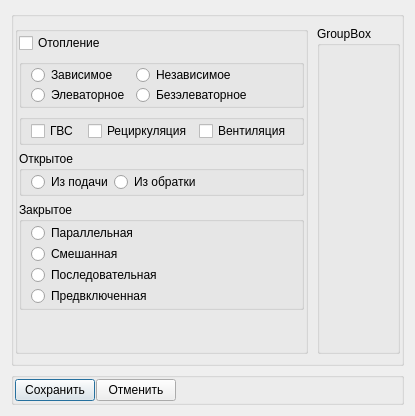
<?xml version="1.0" encoding="UTF-8"?>
<ui version="4.0">
 <class>PotrcxemaDialog</class>
 <widget class="QDialog" name="PotrcxemaDialog">
  <property name="windowTitle">
   <string>Системы теплопотребления</string>
  </property>
  <layout class="QVBoxLayout" name="verticalLayout_2">
   <item>
    <widget class="QGroupBox" name="groupBox_3">
     <property name="sizePolicy">
      <sizepolicy hsizetype="Expanding" vsizetype="Expanding">
       <horstretch>0</horstretch>
       <verstretch>0</verstretch>
      </sizepolicy>
     </property>
     <property name="flat">
      <bool>true</bool>
     </property>
     <layout class="QHBoxLayout">
      <property name="spacing">
       <number>9</number>
      </property>
      <property name="leftMargin">
       <number>1</number>
      </property>
      <property name="topMargin">
       <number>9</number>
      </property>
      <property name="rightMargin">
       <number>1</number>
      </property>
      <property name="bottomMargin">
       <number>9</number>
      </property>
      <item>
       <widget class="QGroupBox" name="groupBox1">
        <property name="sizePolicy">
         <sizepolicy hsizetype="Fixed" vsizetype="Expanding">
          <horstretch>0</horstretch>
          <verstretch>0</verstretch>
         </sizepolicy>
        </property>
        <property name="flat">
         <bool>true</bool>
        </property>
        <layout class="QVBoxLayout" name="gridLayout">
         <property name="leftMargin">
          <number>1</number>
         </property>
         <property name="topMargin">
          <number>1</number>
         </property>
         <property name="rightMargin">
          <number>1</number>
         </property>
         <property name="bottomMargin">
          <number>1</number>
         </property>
         <item>
          <widget class="QCheckBox" name="check_Otopl">
           <property name="text">
            <string>Отопление</string>
           </property>
          </widget>
         </item>
         <item>
          <widget class="QGroupBox" name="groupBox">
           <property name="title">
            <string/>
           </property>
           <layout class="QGridLayout" name="gridLayout">
            <property name="leftMargin">
             <number>9</number>
            </property>
            <property name="topMargin">
             <number>0</number>
            </property>
            <property name="rightMargin">
             <number>9</number>
            </property>
            <property name="bottomMargin">
             <number>0</number>
            </property>
            <property name="horizontalSpacing">
             <number>6</number>
            </property>
            <property name="verticalSpacing">
             <number>0</number>
            </property>
            <item row="0" column="0">
             <widget class="QRadioButton" name="radio_Zavis">
              <property name="text">
               <string>Зависимое</string>
              </property>
              <attribute name="buttonGroup">
               <string notr="true">bg_Zavis</string>
              </attribute>
             </widget>
            </item>
            <item row="3" column="0">
             <widget class="QRadioButton" name="radio_Elevat">
              <property name="text">
               <string>Элеваторное</string>
              </property>
              <attribute name="buttonGroup">
               <string notr="true">bg_Elevat</string>
              </attribute>
             </widget>
            </item>
            <item row="0" column="1">
             <widget class="QRadioButton" name="radio_Nezavis">
              <property name="text">
               <string>Независимое</string>
              </property>
              <attribute name="buttonGroup">
               <string notr="true">bg_Zavis</string>
              </attribute>
             </widget>
            </item>
            <item row="3" column="1">
             <widget class="QRadioButton" name="radio_Bezelevat">
              <property name="text">
               <string>Безэлеваторное</string>
              </property>
              <attribute name="buttonGroup">
               <string notr="true">bg_Elevat</string>
              </attribute>
             </widget>
            </item>
            <item row="0" column="2">
             <spacer name="horizontalSpacer_4">
              <property name="orientation">
               <enum>Qt::Horizontal</enum>
              </property>
              <property name="sizeHint" stdset="0">
               <size>
                <width>40</width>
                <height>20</height>
               </size>
              </property>
             </spacer>
            </item>
           </layout>
          </widget>
         </item>
         <item>
          <widget class="QGroupBox" name="groupBox_2">
           <property name="title">
            <string/>
           </property>
           <property name="flat">
            <bool>true</bool>
           </property>
           <layout class="QHBoxLayout" name="horizontalLayout">
            <property name="topMargin">
             <number>1</number>
            </property>
            <property name="bottomMargin">
             <number>1</number>
            </property>
            <item>
             <widget class="QCheckBox" name="check_Gws">
              <property name="text">
               <string>ГВС</string>
              </property>
             </widget>
            </item>
            <item>
             <widget class="QCheckBox" name="check_Rez">
              <property name="text">
               <string>Рециркуляция</string>
              </property>
             </widget>
            </item>
            <item>
             <widget class="QCheckBox" name="check_Ventil">
              <property name="text">
               <string>Вентиляция</string>
              </property>
             </widget>
            </item>
           </layout>
          </widget>
         </item>
         <item>
          <widget class="QGroupBox" name="group_Static1">
           <property name="title">
            <string>Открытое</string>
           </property>
           <layout class="QHBoxLayout" name="horizontalLayout_4">
            <property name="spacing">
             <number>1</number>
            </property>
            <property name="leftMargin">
             <number>9</number>
            </property>
            <property name="topMargin">
             <number>1</number>
            </property>
            <property name="rightMargin">
             <number>9</number>
            </property>
            <property name="bottomMargin">
             <number>1</number>
            </property>
            <item>
             <widget class="QRadioButton" name="radio_Podacha">
              <property name="text">
               <string>Из подачи</string>
              </property>
              <attribute name="buttonGroup">
               <string notr="true">bg_Podacha</string>
              </attribute>
             </widget>
            </item>

            <item>
             <widget class="QRadioButton" name="radio_Obratka">
              <property name="text">
               <string>Из обратки</string>
              </property>
              <attribute name="buttonGroup">
               <string notr="true">bg_Podacha</string>
              </attribute>
             </widget>
            </item>


            <item>
             <spacer name="horizontalSpacer_3">
              <property name="orientation">
               <enum>Qt::Horizontal</enum>
              </property>
              <property name="sizeHint" stdset="0">
               <size>
                <width>40</width>
                <height>20</height>
               </size>
              </property>
             </spacer>
            </item>
           </layout>
          </widget>
         </item>
         <item>
          <widget class="QGroupBox" name="group_Static2">
           <property name="title">
            <string>Закрытое</string>
           </property>
           <layout class="QVBoxLayout">
            <property name="spacing">
             <number>1</number>
            </property>
            <property name="leftMargin">
             <number>9</number>
            </property>
            <property name="topMargin">
             <number>1</number>
            </property>
            <property name="rightMargin">
             <number>9</number>
            </property>
            <property name="bottomMargin">
             <number>1</number>
            </property>
            <item>
             <widget class="QRadioButton" name="radio_Pr">
              <property name="text">
               <string>Параллельная</string>
              </property>
              <attribute name="buttonGroup">
               <string notr="true">bg_Podacha</string>
              </attribute>
             </widget>
            </item>
            <item>
             <widget class="QRadioButton" name="radio_Sm">
              <property name="text">
               <string>Смешанная</string>
              </property>
              <attribute name="buttonGroup">
               <string notr="true">bg_Podacha</string>
              </attribute>
             </widget>
            </item>
            <item>
             <widget class="QRadioButton" name="radio_Ps">
              <property name="text">
               <string>Последовательная</string>
              </property>
              <attribute name="buttonGroup">
               <string notr="true">bg_Podacha</string>
              </attribute>
             </widget>
            </item>
            <item>
             <widget class="QRadioButton" name="radio_Pw">
              <property name="text">
               <string>Предвключенная</string>
              </property>
              <attribute name="buttonGroup">
               <string notr="true">bg_Podacha</string>
              </attribute>
             </widget>
            </item>
           </layout>
          </widget>
         </item>
         <item>
          <spacer name="verticalSpacer">
           <property name="orientation">
            <enum>Qt::Vertical</enum>
           </property>
           <property name="sizeHint" stdset="0">
            <size>
             <width>20</width>
             <height>40</height>
            </size>
           </property>
          </spacer>
         </item>
        </layout>
       </widget>
      </item>
      <item>
       <widget class="QGroupBox" name="groupBox_cxema">
        <property name="sizePolicy">
         <sizepolicy hsizetype="Expanding" vsizetype="Expanding">
          <horstretch>0</horstretch>
          <verstretch>0</verstretch>
         </sizepolicy>
        </property>
        <property name="title">
         <string>GroupBox</string>
        </property>
        <property name="flat">
         <bool>false</bool>
        </property>
        <layout class="QVBoxLayout" name="verticalLayout">
         <property name="spacing">
          <number>9</number>
         </property>
         <property name="leftMargin">
          <number>9</number>
         </property>
         <property name="topMargin">
          <number>9</number>
         </property>
         <property name="rightMargin">
          <number>9</number>
         </property>
         <property name="bottomMargin">
          <number>9</number>
         </property>
        </layout>
       </widget>
      </item>
     </layout>
    </widget>
   </item>
   <item>
    <widget class="QGroupBox" name="group_Static4">
     <property name="title">
      <string/>
     </property>
     <property name="flat">
      <bool>true</bool>
     </property>
     <layout class="QHBoxLayout" name="horizontalLayout_2">
      <property name="spacing">
       <number>1</number>
      </property>
      <property name="leftMargin">
       <number>1</number>
      </property>
      <property name="topMargin">
       <number>1</number>
      </property>
      <property name="rightMargin">
       <number>1</number>
      </property>
      <property name="bottomMargin">
       <number>1</number>
      </property>
      <item>
       <widget class="QPushButton" name="push_Ok">
        <property name="text">
         <string>Сохранить</string>
        </property>
       </widget>
      </item>
      <item>
       <widget class="QPushButton" name="push_Cancel">
        <property name="text">
         <string>Отменить</string>
        </property>
       </widget>
      </item>
      <item>
       <spacer name="horizontalSpacer">
        <property name="orientation">
         <enum>Qt::Horizontal</enum>
        </property>
        <property name="sizeHint" stdset="0">
         <size>
          <width>40</width>
          <height>20</height>
         </size>
        </property>
       </spacer>
      </item>
     </layout>
    </widget>
   </item>
  </layout>
 </widget>
 <resources/>
 <connections/>
 <buttongroups>
  <buttongroup name="bg_Podacha">
   <property name="exclusive">
    <bool>true</bool>
   </property>
  </buttongroup>
  <buttongroup name="bg_Elevat">
   <property name="exclusive">
    <bool>true</bool>
   </property>
  </buttongroup>
  <buttongroup name="bg_Zavis">
   <property name="exclusive">
    <bool>true</bool>
   </property>
  </buttongroup>
 </buttongroups>
</ui>
